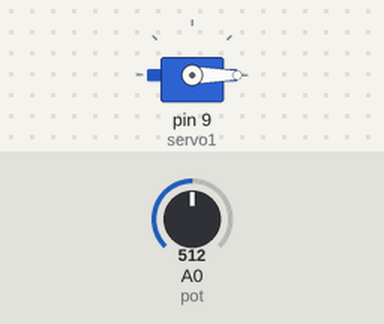
Recording of a sketch running on a simulated Arduino Uno, built with avr-gcc and run on an emulated ATmega328P. On the bench: servo. Inputs (shaded band) come from the test bench; at power-on: A0 (pot) = 512. What the sketch prints to the serial monitor is not drawn.

Above: at 1.2 s.
1.3 s: A0 (pot) set to 109
2.8 s: A0 (pot) set to 95
At 4.4 s:
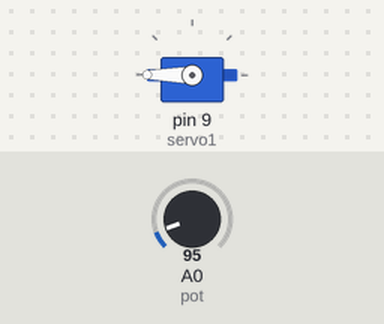
5.2 s: A0 (pot) set to 1023
At 5.35 s:
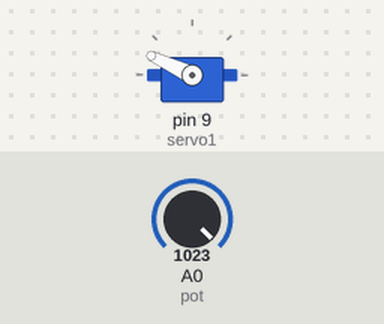
7.7 s: A0 (pot) set to 90
At 8.15 s:
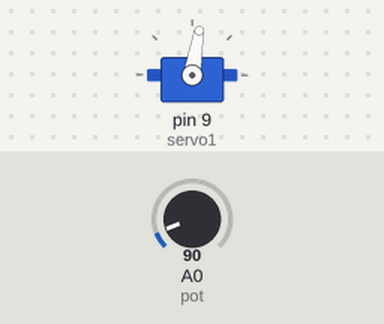
10.1 s: A0 (pot) set to 110
At 11.0 s:
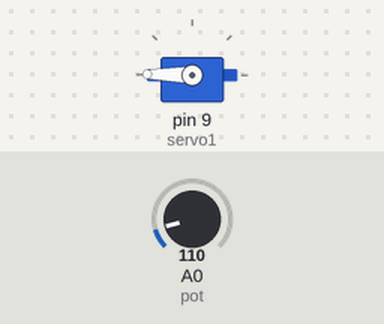
11.6 s: A0 (pot) set to 0
At 12.5 s:
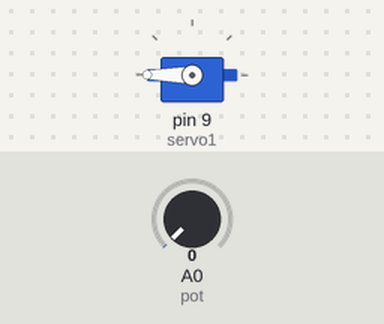
Timing chart, 0 to 14.1 s (numbered marks = the images above; inputs shaded):
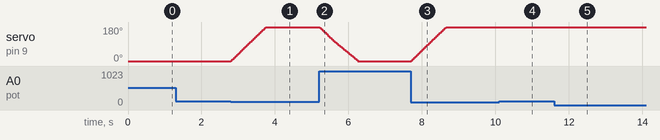

The sketch:

servo_motor_light_sensor.ino
```cpp
#include <Servo.h>
Servo servo1;
int pot = A0;
int angle =0 ;
void setup (){
servo1.attach(9);
pinMode(pot, INPUT);
Serial.begin(9600);
}
void loop(){
  int lecture = analogRead(pot);
  Serial.println(lecture);
  if ( lecture <= 500){
  angle = angle +1;
  if (angle >= 180){
  angle = 180 ;}
  if ( angle <= 180 ){
  servo1.write(angle); }
}
if (lecture > 100) {
angle = angle -1 ;
if (angle <= 0){
angle = 0 ;}
if (angle >= 0){
servo1.write(angle);}
}
delay (5);
}
```

Measured:
- the behaviour switches between 101 and 100 on A0 (pot) (found by bisection; images 0 and 1)
- after the input at 2.8 s, servo on pin 9 (servo1): moves from 0° to 180° over 0.95 s, starting at once
- after the input at 5.2 s, servo on pin 9 (servo1): moves from 180° to 0° over 1.1 s, starting at once
- after the input at 7.7 s, servo on pin 9 (servo1): moves from 0° to 180° over 0.95 s, starting at once
- after the input at 10.1 s, servo on pin 9 (servo1): 180° → 179° at once
- after the input at 11.6 s, servo on pin 9 (servo1): 179° → 180° at once
